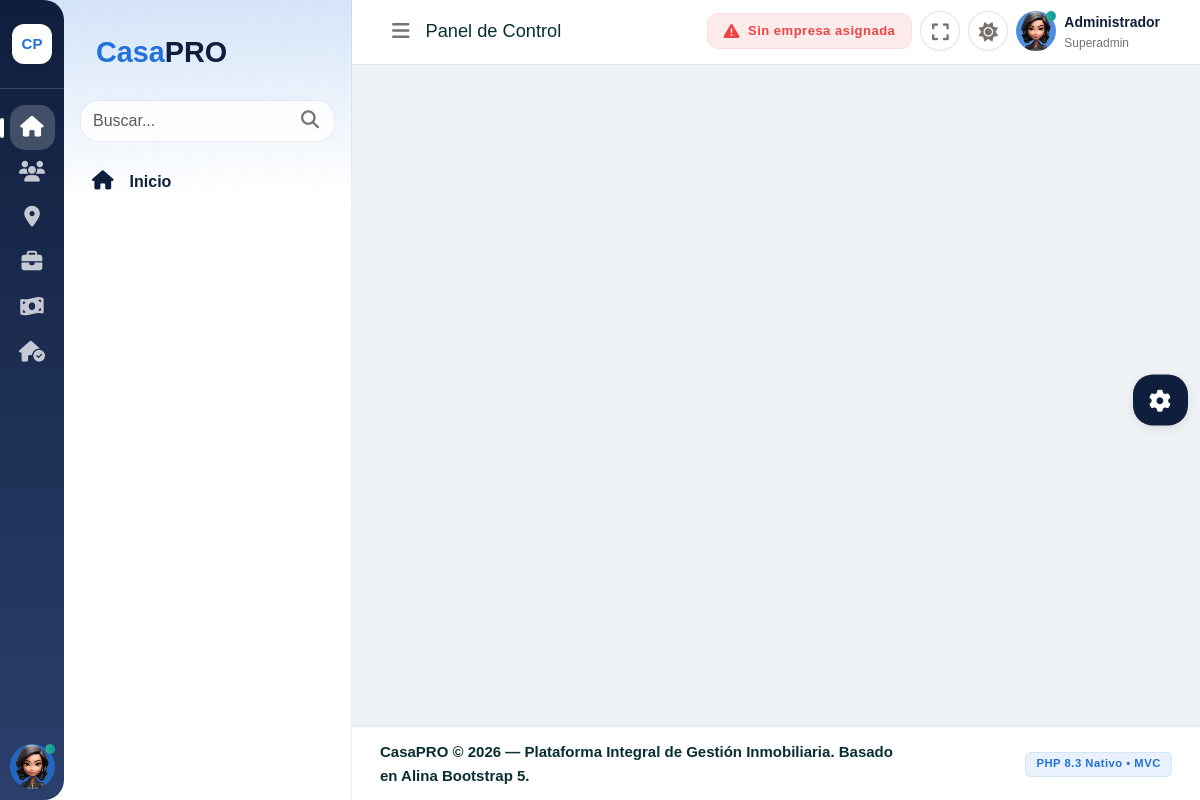
The page /app/Vistas/layouts/maestro.php on the database as committed earlier.
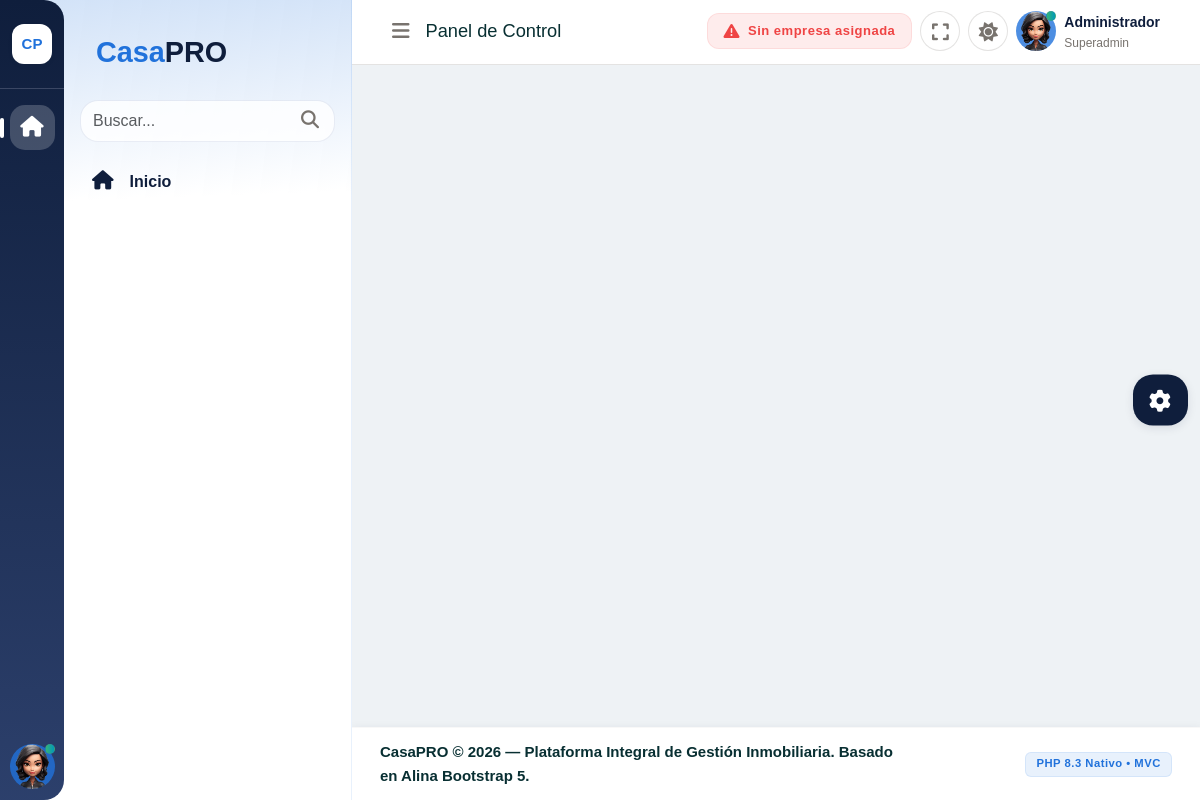
The same page on the database as committed later.
### tables this page shows
CREATE TABLE IF NOT EXISTS `menu_opciones` (
    `id` BIGINT UNSIGNED AUTO_INCREMENT PRIMARY KEY,
    `padre_id` BIGINT UNSIGNED NULL COMMENT 'FK reflexiva a menu_opciones.id (NULL = Nivel 0 Raíz)',
    `tipo` VARCHAR(20) NOT NULL DEFAULT 'ENLACE' COMMENT 'AGRUPADOR | ENLACE',
    `codigo` VARCHAR(50) NOT NULL UNIQUE COMMENT 'Identificador canónico inmutable para siembras y pruebas',
    `etiqueta` VARCHAR(100) NOT NULL COMMENT 'Texto visible de la opción en la interfaz',
    `ruta` VARCHAR(191) NULL COMMENT 'Ruta interna relativa canónica (ej: personas, usuarios, menu). Requerida en ENLACE',
    `icono` VARCHAR(100) NULL COMMENT 'Clase Font Awesome local validada (ej: fa-solid fa-users). Requerida en Nivel 0',
    `orden` INT UNSIGNED NOT NULL DEFAULT 1 COMMENT 'Secuencia ordinal determinista entre hermanos del mismo padre',
    `privilegio_id` BIGINT UNSIGNED NULL COMMENT 'Privilegio RBAC requerido (NULL = visible a cualquier usuario autenticado)',
    `estado` VARCHAR(20) NOT NULL DEFAULT 'ACTIVO' COMMENT 'ACTIVO | INACTIVO',
    `visible` TINYINT(1) UNSIGNED NOT NULL DEFAULT 1 COMMENT '1 = visible en navegación lateral, 0 = oculto del menú',
    `creado_en` TIMESTAMP NOT NULL DEFAULT CURRENT_TIMESTAMP,
    `actualizado_en` TIMESTAMP NOT NULL DEFAULT CURRENT_TIMESTAMP ON UPDATE CURRENT_TIMESTAMP,
    CONSTRAINT `fk_menu_opciones_padre` FOREIGN KEY (`padre_id`) REFERENCES `menu_opciones` (`id`) ON DELETE RESTRICT ON UPDATE CASCADE,
    CONSTRAINT `fk_menu_opciones_privilegio` FOREIGN KEY (`privilegio_id`) REFERENCES `privilegios` (`id`) ON DELETE RESTRICT ON UPDATE CASCADE,
    INDEX `idx_menu_opciones_padre` (`padre_id`),
    INDEX `idx_menu_opciones_orden` (`orden`),
    INDEX `idx_menu_opciones_estado` (`estado`),
    INDEX `idx_menu_opciones_visible` (`visible`),
    INDEX `idx_menu_opciones_privilegio` (`privilegio_id`)
);

### app/Repositorios/MenuRepositorio.php (called while the page is built, shortened)
<?php
class MenuRepositorio
{
    private ProveedorConexion $proveedor;
    public function __construct(?ProveedorConexion $proveedor = null)
    {
        $this->proveedor = $proveedor ?? new ProveedorConexion();
    }
    private function resolverConexion(?PDO $conexion): PDO
    {
        return $conexion ?? $this->proveedor->obtenerConexion();
    }
    public function obtenerActivosVisibles(?PDO $conexion = null): array
    {
        $conn = $this->resolverConexion($conexion);
        $sql = "SELECT m.*, m.etiqueta AS titulo, p.codigo as privilegio_codigo, p.nombre as privilegio_nombre
                FROM `menu_opciones` m
                LEFT JOIN `privilegios` p ON m.privilegio_id = p.id
                WHERE m.estado = 'ACTIVO' AND m.visible = 1
                ORDER BY m.padre_id ASC, m.orden ASC, m.id ASC";
        return $conn->query($sql)->fetchAll(PDO::FETCH_ASSOC);
    }
}

### app/Servicios/MenuServicio.php (called while the page is built, shortened)
<?php
class MenuServicio
{
    private ProveedorConexion $proveedor;
    private MenuRepositorio $menuRepo;
    public function __construct(
        ?ProveedorConexion $proveedor = null,
        ?MenuRepositorio $menuRepo = null,
        ?AuditoriaServicio $auditoria = null,
        ?RolRepositorio $rolRepo = null,
        ?UsuarioRepositorio $usuarioRepo = null
    ) {
        $this->proveedor = $proveedor ?? new ProveedorConexion();
        $this->menuRepo = $menuRepo ?? new MenuRepositorio($this->proveedor);
    }
    public function obtenerArbolParaUsuario(int $usuarioId): array
    {
        $conn = $this->proveedor->obtenerConexion();
        $todas = $this->menuRepo->obtenerActivosVisibles($conn);
        $esSuperadmin = $this->esUsuarioSuperadmin($usuarioId, $conn);
        if (!$esSuperadmin) {
            $stmtPriv = $conn->prepare("
                SELECT DISTINCT p.id
                FROM `usuario_roles` ur
                INNER JOIN `rol_privilegios` rp ON rp.rol_id = ur.rol_id
                INNER JOIN `privilegios` p ON p.id = rp.privilegio_id
                WHERE ur.usuario_id = :uid
            ");
            $stmtPriv->bindValue(':uid', $usuarioId, PDO::PARAM_INT);
            $stmtPriv->execute();
            $privilegiosConcedidos = array_column($stmtPriv->fetchAll(PDO::FETCH_ASSOC), 'id');
            $privilegiosConcedidos = array_map('intval', $privilegiosConcedidos);
        }
        $todosPrivilegiosIds = array_map('intval', $conn->query("SELECT id FROM `privilegios`")->fetchAll(PDO::FETCH_COLUMN));
        $visiblesPorId = [];
        foreach ($todas as $nodo) {
            $privId = $nodo['privilegio_id'] !== null ? (int) $nodo['privilegio_id'] : null;
            if ($privId === null) {
                $visiblesPorId[(int) $nodo['id']] = $nodo;
                continue;
            }
        }
        return $this->construirArbolPodado($visiblesPorId);
    }
    private function esUsuarioSuperadmin(int $usuarioId, PDO $conn): bool
    {
        $stmt = $conn->prepare("
            SELECT COUNT(*)
            FROM `usuario_roles` ur
            INNER JOIN `roles` r ON r.id = ur.rol_id
            WHERE ur.usuario_id = :uid AND r.codigo = 'SUPERADMIN'
        ");
        $stmt->bindValue(':uid', $usuarioId, PDO::PARAM_INT);
        $stmt->execute();
        return ((int) $stmt->fetchColumn()) > 0;
    }
    private function normalizarContratoNodo(array $nodo): array
    {
        $etiqueta = (string) ($nodo['etiqueta'] ?? $nodo['titulo'] ?? '');
        $nodo['etiqueta'] = $etiqueta;
        $nodo['titulo'] = (string) ($nodo['titulo'] ?? $etiqueta);
        $nodo['icono'] = isset($nodo['icono']) && $nodo['icono'] !== '' ? (string) $nodo['icono'] : null;
        $nodo['ruta'] = isset($nodo['ruta']) && $nodo['ruta'] !== '' ? (string) $nodo['ruta'] : null;
        $nodo['hijos'] = $nodo['hijos'] ?? [];
        return $nodo;
    }
    private function construirArbolPodado(array $visiblesPorId): array
    {
        $hijosPorPadre = [];
        foreach ($visiblesPorId as $nodo) {
            $nodoNorm = $this->normalizarContratoNodo($nodo);
            $pId = $nodoNorm['padre_id'] !== null ? (int) $nodoNorm['padre_id'] : 'raiz';
            $hijosPorPadre[$pId][] = $nodoNorm;
        }
        $arbol = [];
        $raices = $hijosPorPadre['raiz'] ?? [];
        foreach ($raices as $raiz) {
            $raizId = (int) $raiz['id'];
            if ($raiz['tipo'] === MenuOpcion::TIPO_ENLACE) {
                $raiz['hijos'] = [];
                $arbol[] = $raiz;
                continue;
            }
            $hijosNivel1 = $hijosPorPadre[$raizId] ?? [];
            foreach ($hijosNivel1 as $n1) {
                $n1Id = (int) $n1['id'];
            }
        }
        return $arbol;
    }
}

### app/Core/Vista.php (called while the page is built, shortened)
<?php
class Vista
{
    public static function e(mixed $valor): string
    {
        return htmlspecialchars((string) ($valor ?? ''), ENT_QUOTES | ENT_SUBSTITUTE, 'UTF-8');
    }
    public static function url(string $ruta = ''): string
    {
        $scriptName = $_SERVER['SCRIPT_NAME'] ?? '';
        $baseDir = dirname($scriptName);
        $baseDir = str_replace('\\', '/', $baseDir);
        return $baseDir . '/' . ltrim($ruta, '/');
    }
}

### app/Vistas/layouts/parciales/navegacion-lateral.php (the view, shortened to what the rows shown need)
<?php
$auth = GestorSesion::obtener('auth');
$usuarioId = (int) ($auth['usuario_id'] ?? 0);
try {
    $menuServicio = new MenuServicio();
    $arbolMenu = $menuServicio->obtenerArbolParaUsuario($usuarioId);
} catch (\Throwable) {
    $arbolMenu = [];
}
$uriCompleta = parse_url($_SERVER['REQUEST_URI'] ?? '/', PHP_URL_PATH) ?? '/';
$scriptName = $_SERVER['SCRIPT_NAME'] ?? '';
$baseDir = dirname($scriptName);
$baseDir = str_replace('\\', '/', $baseDir);
$rutaActual = trim(substr($uriCompleta, strlen($baseDir)), '/');
$coincideRuta = function (?string $rutaOpcion, string $rutaActual): bool {
    if (empty($rutaOpcion)) {
        return false;
    }
    $rOpcion = trim($rutaOpcion, '/');
    $rActual = trim($rutaActual, '/');
    if ($rOpcion === 'inicio' && ($rActual === '' || $rActual === 'inicio')) {
        return true;
    }
    if ($rActual === $rOpcion || str_starts_with($rActual, $rOpcion . '/')) {
        return true;
    }
    return false;
};
$raizActivaId = null;
if ($raizActivaId === null && !empty($arbolMenu)) {
    $raizActivaId = (int) $arbolMenu[0]['id'];
}
?>
<nav class="app-navbar">
    <div class="semi-side-nav">
        <ul class="navbar-menu-list" role="tablist">
            <?php if (!empty($arbolMenu)): ?>
                <?php foreach ($arbolMenu as $raiz): ?>
                    <?php
                        $esRaizActiva = ((int) $raiz['id'] === $raizActivaId);
                        $tituloRaiz = (string) ($raiz['titulo'] ?? $raiz['etiqueta'] ?? '');
                    ?>
                    <li class="nav-item">
                        <a href="#" class="nav-link <?= $esRaizActiva ? 'active' : '' ?>" data-target="menu_<?= Vista::e($raiz['codigo']) ?>" data-bs-toggle="tooltip" data-bs-placement="right" title="<?= Vista::e($tituloRaiz) ?>" aria-label="<?= Vista::e($tituloRaiz) ?>">
                            <i class="<?= Vista::e(!empty($raiz['icono']) ? $raiz['icono'] : 'fa-solid fa-folder') ?>"></i>
                        </a>
                    </li>
                <?php endforeach; ?>
            <?php endif; ?>
        </ul>
    </div>
    <div class="main-side-nav">
        <div class="nav-wrapper app-scroll app-simple-bar">
            <div class="main-side-menu">
                <?php if (!empty($arbolMenu)): ?>
                    <?php foreach ($arbolMenu as $raiz): ?>
                        <?php
                            $esRaizActiva = ((int) $raiz['id'] === $raizActivaId);
                            $tituloRaiz = (string) ($raiz['titulo'] ?? $raiz['etiqueta'] ?? '');
                        ?>
                        <ul class="main-menu" id="menu_<?= Vista::e($raiz['codigo']) ?>" style="<?= $esRaizActiva ? 'display: block;' : 'display: none;' ?>">
                            <?php if ($raiz['tipo'] === 'ENLACE'): ?>
                                <li class="no-sub">
                                    <a href="<?= Vista::url($raiz['ruta'] ?? '') ?>" class="<?= $coincideRuta($raiz['ruta'] ?? '', $rutaActual) ? 'active' : '' ?>">
                                        <?php if (!empty($raiz['icono'])): ?><i class="<?= Vista::e($raiz['icono']) ?> me-2"></i><?php endif; ?>
                                        <?= Vista::e($tituloRaiz) ?>
                                    </a>
                                </li>
                            <?php endif; ?>
                        </ul>
                    <?php endforeach; ?>
                <?php endif; ?>
            </div>
        </div>
    </div>
</nav>

Rows that differ between the two databases and show on the page:
added menu_opciones: etiqueta "Inicio"
Other text that changed with them:
text no longer shown: "Inicio"
